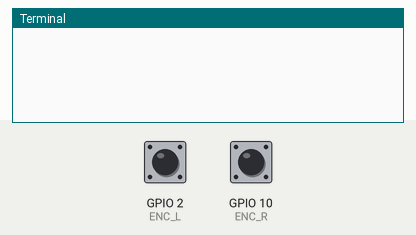
Recording of a program running on a simulated Raspberry Pi (BCM pin numbers). Parts: the last lines printed to the terminal. The test bench sets the inputs (shaded band); at power-on: GPIO 2 (ENC_L) HIGH, GPIO 10 (ENC_R) HIGH.

Above: at 1.2 s.
1.3 s: GPIO 2 (ENC_L) pulled LOW for 0.15 s
At 2.6 s:
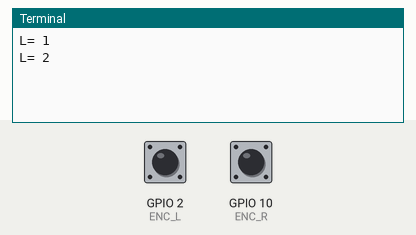
2.9 s: GPIO 10 (ENC_R) pulled LOW for 0.15 s
At 4.0 s:
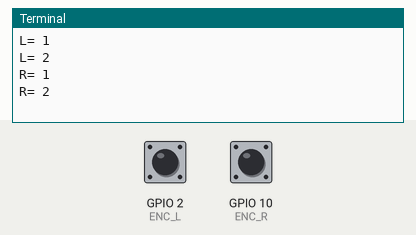
4.5 s: GPIO 2 (ENC_L) pulled LOW for 1 s
At 6.4 s:
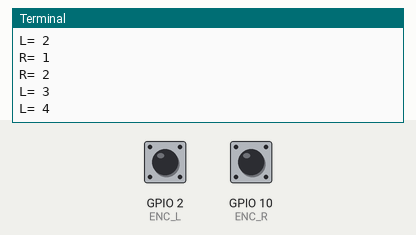
7.0 s: GPIO 10 (ENC_R) pulled LOW for 1 s
At 8.3 s:
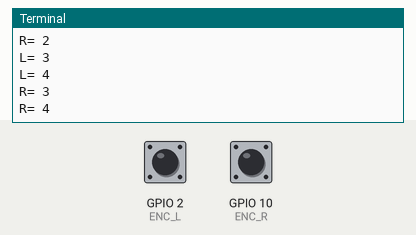

Measured:
- after the input at 1.3 s, the terminal: prints a new line at once (image 1)
- after the input at 2.9 s, the terminal: prints a new line at once (image 2)
- after the input at 4.5 s, the terminal: prints a new line at once (image 3)
- after the input at 7.0 s, the terminal: prints a new line at once (image 4)

The program:

motor_drive_2.py
```python
import pigpio					#pigpioを使う

def enc_callback_R(gpio,level, tick): 	#右側割り込み関数
    global count_R				#グローバル変数count_Rを使う
    count_R += 1				#カウントアップ
    print('R= ' + str(count_R)) 		#画面出力

def enc_callback_L(gpio,level, tick):	#左側割り込み関数
    global count_L				#グローバル変数count_Lを使う
    count_L += 1				#カウントアップ
    print('L= ' + str(count_L))		#画面出力

pi = pigpio.pi()
# encoder settings
ENC_R = 10					#GPIO10をENC_Rと命名
ENC_L = 2					#GPIO10をENC_Rと命名
count_R = 0					#エッジカウント用
count_L = 0					#エッジカウント用
pi.set_mode(ENC_R, pigpio.INPUT) 		#ENC_Rを入力指定
pi.set_pull_up_down(ENC_R, pigpio.PUD_UP)	#プルアップ指定
pi.set_mode(ENC_L, pigpio.INPUT)		#ENC_Lを入力指定
pi.set_pull_up_down(ENC_L, pigpio.PUD_UP)	#プルアップ指定
#ENC_Rの立ち上がり、立ち下がり両エッジ検出、コールバック関数指定
cbR = pi.callback(ENC_R, pigpio.EITHER_EDGE, enc_callback_R)
#ENC_Lの立ち上がり、立ち下がり両エッジ検出、コールバック関数指定
cbR = pi.callback(ENC_L, pigpio.EITHER_EDGE, enc_callback_L)

try:
    while True:
        pass
except KeyboardInterrupt:
    pi.stop()
```
